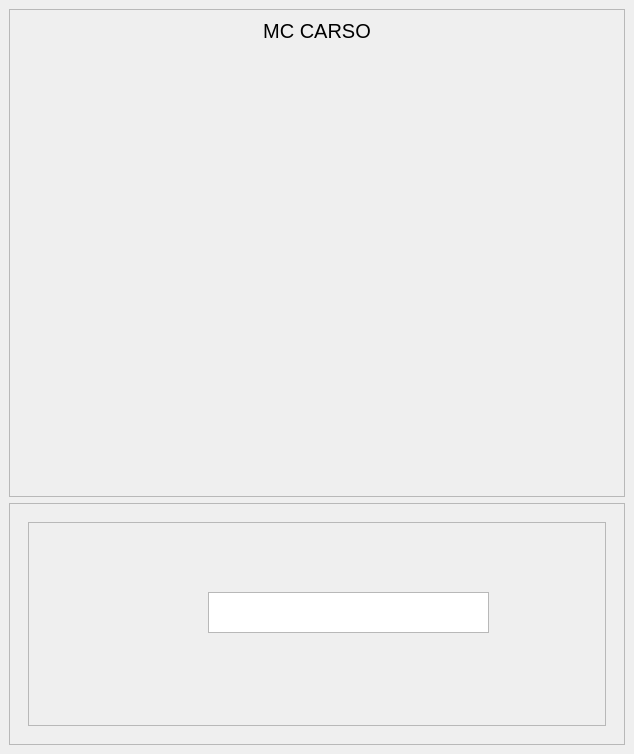
<?xml version="1.0" encoding="UTF-8"?>
<ui version="4.0">
 <class>MainWindow</class>
 <widget class="QMainWindow" name="MainWindow">
  <property name="geometry">
   <rect>
    <x>0</x>
    <y>0</y>
    <width>634</width>
    <height>754</height>
   </rect>
  </property>
  <property name="windowTitle">
   <string>MainWindow</string>
  </property>
  <property name="layoutDirection">
   <enum>Qt::LeftToRight</enum>
  </property>
  <widget class="QWidget" name="centralwidget">
   <layout class="QVBoxLayout" name="verticalLayout" stretch="1,0">
    <item>
     <widget class="QFrame" name="frame">
      <property name="frameShape">
       <enum>QFrame::StyledPanel</enum>
      </property>
      <property name="frameShadow">
       <enum>QFrame::Raised</enum>
      </property>
      <layout class="QVBoxLayout" name="verticalLayout_2">
       <item>
        <widget class="QLabel" name="label_mccarso">
         <property name="font">
          <font>
           <pointsize>15</pointsize>
          </font>
         </property>
         <property name="text">
          <string>MC CARSO</string>
         </property>
         <property name="alignment">
          <set>Qt::AlignCenter</set>
         </property>
        </widget>
       </item>
       <item>
        <spacer name="verticalSpacer">
         <property name="orientation">
          <enum>Qt::Vertical</enum>
         </property>
         <property name="sizeHint" stdset="0">
          <size>
           <width>20</width>
           <height>31</height>
          </size>
         </property>
        </spacer>
       </item>
       <item>
        <widget class="QLabel" name="label_mensaje">
         <property name="text">
          <string/>
         </property>
         <property name="alignment">
          <set>Qt::AlignCenter</set>
         </property>
        </widget>
       </item>
      </layout>
     </widget>
    </item>
    <item>
     <widget class="QFrame" name="frame_2">
      <property name="frameShape">
       <enum>QFrame::StyledPanel</enum>
      </property>
      <property name="frameShadow">
       <enum>QFrame::Raised</enum>
      </property>
      <layout class="QVBoxLayout" name="verticalLayout_3">
       <item>
        <widget class="QStackedWidget" name="stackedWidget">
         <property name="currentIndex">
          <number>2</number>
         </property>
         <widget class="QWidget" name="page_login">
          <layout class="QVBoxLayout" name="verticalLayout_4">
           <item>
            <widget class="QFrame" name="frame_3">
             <property name="frameShape">
              <enum>QFrame::StyledPanel</enum>
             </property>
             <property name="frameShadow">
              <enum>QFrame::Raised</enum>
             </property>
             <layout class="QGridLayout" name="gridLayout">
              <item row="2" column="1" rowspan="2">
               <spacer name="horizontalSpacer_4">
                <property name="orientation">
                 <enum>Qt::Horizontal</enum>
                </property>
                <property name="sizeHint" stdset="0">
                 <size>
                  <width>69</width>
                  <height>20</height>
                 </size>
                </property>
               </spacer>
              </item>
              <item row="3" column="2">
               <widget class="QLineEdit" name="lineEdit_2">
                <property name="minimumSize">
                 <size>
                  <width>450</width>
                  <height>0</height>
                 </size>
                </property>
               </widget>
              </item>
              <item row="3" column="0">
               <widget class="QLabel" name="label_6">
                <property name="minimumSize">
                 <size>
                  <width>0</width>
                  <height>0</height>
                 </size>
                </property>
                <property name="maximumSize">
                 <size>
                  <width>192890</width>
                  <height>192894</height>
                 </size>
                </property>
                <property name="text">
                 <string/>
                </property>
                <property name="pixmap">
                 <pixmap>../resources/imagenes/login/candado-abierto.png</pixmap>
                </property>
                <property name="alignment">
                 <set>Qt::AlignCenter</set>
                </property>
               </widget>
              </item>
              <item row="2" column="0">
               <widget class="QLabel" name="label_clave">
                <property name="text">
                 <string>Clave</string>
                </property>
                <property name="alignment">
                 <set>Qt::AlignCenter</set>
                </property>
               </widget>
              </item>
              <item row="1" column="1">
               <spacer name="horizontalSpacer_3">
                <property name="orientation">
                 <enum>Qt::Horizontal</enum>
                </property>
                <property name="sizeHint" stdset="0">
                 <size>
                  <width>69</width>
                  <height>20</height>
                 </size>
                </property>
               </spacer>
              </item>
              <item row="1" column="2">
               <widget class="QLineEdit" name="lineEdit">
                <property name="minimumSize">
                 <size>
                  <width>450</width>
                  <height>0</height>
                 </size>
                </property>
                <property name="maximumSize">
                 <size>
                  <width>300</width>
                  <height>16777215</height>
                 </size>
                </property>
               </widget>
              </item>
              <item row="1" column="0">
               <widget class="QLabel" name="label_7">
                <property name="sizePolicy">
                 <sizepolicy hsizetype="Preferred" vsizetype="Preferred">
                  <horstretch>0</horstretch>
                  <verstretch>0</verstretch>
                 </sizepolicy>
                </property>
                <property name="minimumSize">
                 <size>
                  <width>0</width>
                  <height>0</height>
                 </size>
                </property>
                <property name="maximumSize">
                 <size>
                  <width>6567567</width>
                  <height>6756758</height>
                 </size>
                </property>
                <property name="text">
                 <string/>
                </property>
                <property name="pixmap">
                 <pixmap>../resources/imagenes/login/usuario.png</pixmap>
                </property>
                <property name="alignment">
                 <set>Qt::AlignCenter</set>
                </property>
               </widget>
              </item>
              <item row="0" column="0">
               <widget class="QLabel" name="label_nombre">
                <property name="text">
                 <string>Nombre</string>
                </property>
                <property name="alignment">
                 <set>Qt::AlignCenter</set>
                </property>
               </widget>
              </item>
             </layout>
            </widget>
           </item>
           <item>
            <widget class="QFrame" name="frame_5">
             <property name="frameShape">
              <enum>QFrame::StyledPanel</enum>
             </property>
             <property name="frameShadow">
              <enum>QFrame::Raised</enum>
             </property>
             <layout class="QHBoxLayout" name="horizontalLayout">
              <item>
               <spacer name="horizontalSpacer">
                <property name="orientation">
                 <enum>Qt::Horizontal</enum>
                </property>
                <property name="sizeHint" stdset="0">
                 <size>
                  <width>30</width>
                  <height>20</height>
                 </size>
                </property>
               </spacer>
              </item>
              <item>
               <widget class="QPushButton" name="Button_login">
                <property name="minimumSize">
                 <size>
                  <width>140</width>
                  <height>0</height>
                 </size>
                </property>
                <property name="maximumSize">
                 <size>
                  <width>230</width>
                  <height>16777215</height>
                 </size>
                </property>
                <property name="text">
                 <string>Login</string>
                </property>
               </widget>
              </item>
              <item>
               <spacer name="horizontalSpacer_2">
                <property name="orientation">
                 <enum>Qt::Horizontal</enum>
                </property>
                <property name="sizeHint" stdset="0">
                 <size>
                  <width>30</width>
                  <height>20</height>
                 </size>
                </property>
               </spacer>
              </item>
             </layout>
            </widget>
           </item>
           <item>
            <widget class="QFrame" name="frame_4">
             <property name="frameShape">
              <enum>QFrame::StyledPanel</enum>
             </property>
             <property name="frameShadow">
              <enum>QFrame::Raised</enum>
             </property>
             <layout class="QHBoxLayout" name="horizontalLayout_2">
              <item>
               <spacer name="horizontalSpacer_5">
                <property name="orientation">
                 <enum>Qt::Horizontal</enum>
                </property>
                <property name="sizeHint" stdset="0">
                 <size>
                  <width>154</width>
                  <height>20</height>
                 </size>
                </property>
               </spacer>
              </item>
              <item>
               <widget class="QLabel" name="label">
                <property name="text">
                 <string/>
                </property>
                <property name="pixmap">
                 <pixmap>../resources/imagenes/login/construccion.png</pixmap>
                </property>
               </widget>
              </item>
              <item>
               <widget class="QLabel" name="label_5">
                <property name="text">
                 <string/>
                </property>
               </widget>
              </item>
              <item>
               <spacer name="horizontalSpacer_6">
                <property name="orientation">
                 <enum>Qt::Horizontal</enum>
                </property>
                <property name="sizeHint" stdset="0">
                 <size>
                  <width>154</width>
                  <height>20</height>
                 </size>
                </property>
               </spacer>
              </item>
             </layout>
            </widget>
           </item>
          </layout>
         </widget>
         <widget class="QWidget" name="page_2">
          <layout class="QVBoxLayout" name="verticalLayout_5" stretch="2,5,3">
           <item>
            <widget class="QFrame" name="frame_6">
             <property name="frameShape">
              <enum>QFrame::StyledPanel</enum>
             </property>
             <property name="frameShadow">
              <enum>QFrame::Raised</enum>
             </property>
             <widget class="QLabel" name="label_2">
              <property name="geometry">
               <rect>
                <x>160</x>
                <y>30</y>
                <width>211</width>
                <height>16</height>
               </rect>
              </property>
              <property name="text">
               <string>¿Has olvidado la contraseña?</string>
              </property>
              <property name="alignment">
               <set>Qt::AlignCenter</set>
              </property>
             </widget>
             <widget class="QPushButton" name="Button_regresar">
              <property name="geometry">
               <rect>
                <x>10</x>
                <y>10</y>
                <width>101</width>
                <height>41</height>
               </rect>
              </property>
              <property name="text">
               <string>Rgresar</string>
              </property>
             </widget>
            </widget>
           </item>
           <item>
            <widget class="QFrame" name="frame_7">
             <property name="frameShape">
              <enum>QFrame::StyledPanel</enum>
             </property>
             <property name="frameShadow">
              <enum>QFrame::Raised</enum>
             </property>
             <widget class="QLabel" name="label_3">
              <property name="geometry">
               <rect>
                <x>20</x>
                <y>70</y>
                <width>131</width>
                <height>16</height>
               </rect>
              </property>
              <property name="text">
               <string>Correo electrónico</string>
              </property>
             </widget>
             <widget class="QLineEdit" name="correo_recuperacion">
              <property name="geometry">
               <rect>
                <x>20</x>
                <y>140</y>
                <width>113</width>
                <height>21</height>
               </rect>
              </property>
             </widget>
             <widget class="QLabel" name="label_4">
              <property name="geometry">
               <rect>
                <x>450</x>
                <y>100</y>
                <width>61</width>
                <height>81</height>
               </rect>
              </property>
              <property name="text">
               <string/>
              </property>
              <property name="pixmap">
               <pixmap>../resources/imagenes/login/correo-electronico-abierto.png</pixmap>
              </property>
             </widget>
            </widget>
           </item>
           <item>
            <widget class="QFrame" name="frame_8">
             <property name="frameShape">
              <enum>QFrame::StyledPanel</enum>
             </property>
             <property name="frameShadow">
              <enum>QFrame::Raised</enum>
             </property>
             <layout class="QHBoxLayout" name="horizontalLayout_3">
              <item>
               <spacer name="horizontalSpacer_7">
                <property name="orientation">
                 <enum>Qt::Horizontal</enum>
                </property>
                <property name="sizeHint" stdset="0">
                 <size>
                  <width>40</width>
                  <height>20</height>
                 </size>
                </property>
               </spacer>
              </item>
              <item>
               <widget class="QPushButton" name="button_enviar">
                <property name="maximumSize">
                 <size>
                  <width>300</width>
                  <height>80</height>
                 </size>
                </property>
                <property name="text">
                 <string>Enviar</string>
                </property>
               </widget>
              </item>
              <item>
               <spacer name="horizontalSpacer_8">
                <property name="orientation">
                 <enum>Qt::Horizontal</enum>
                </property>
                <property name="sizeHint" stdset="0">
                 <size>
                  <width>216</width>
                  <height>20</height>
                 </size>
                </property>
               </spacer>
              </item>
             </layout>
            </widget>
           </item>
          </layout>
         </widget>
         <widget class="QWidget" name="page">
          <layout class="QVBoxLayout" name="verticalLayout_6" stretch="7">
           <item>
            <widget class="QFrame" name="frame_9">
             <property name="frameShape">
              <enum>QFrame::StyledPanel</enum>
             </property>
             <property name="frameShadow">
              <enum>QFrame::Raised</enum>
             </property>
             <widget class="QLabel" name="label_8">
              <property name="geometry">
               <rect>
                <x>50</x>
                <y>50</y>
                <width>71</width>
                <height>81</height>
               </rect>
              </property>
              <property name="text">
               <string/>
              </property>
              <property name="pixmap">
               <pixmap>../resources/imagenes/login/usuario.png</pixmap>
              </property>
             </widget>
             <widget class="QTextEdit" name="textEdit">
              <property name="geometry">
               <rect>
                <x>180</x>
                <y>70</y>
                <width>281</width>
                <height>41</height>
               </rect>
              </property>
             </widget>
            </widget>
           </item>
          </layout>
         </widget>
        </widget>
       </item>
      </layout>
     </widget>
    </item>
   </layout>
  </widget>
 </widget>
 <resources/>
 <connections/>
</ui>
